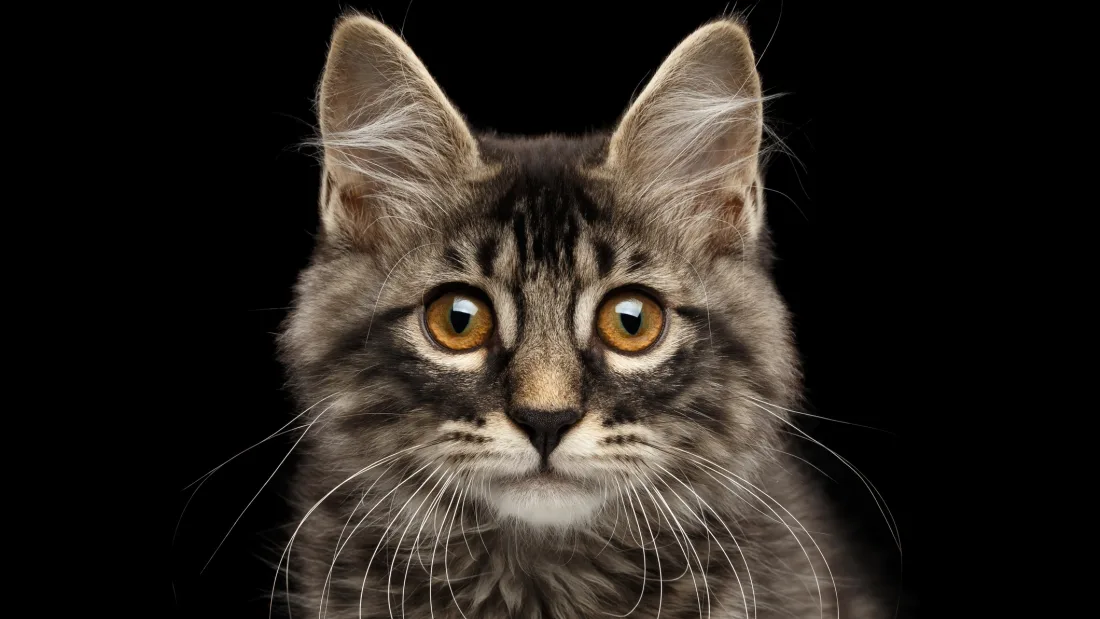
#> input picture Pillow/ImageOpen/cat.webp, 1100 x 619 px
$ python hopper.py
#> lines starting #> are read from the running program, lines starting #| are printed output that depends on the picture
from __future__ import print_function
from PIL import Image, ImageColor, ImageFiler

im = Image.open("cat.webp").convert("L")
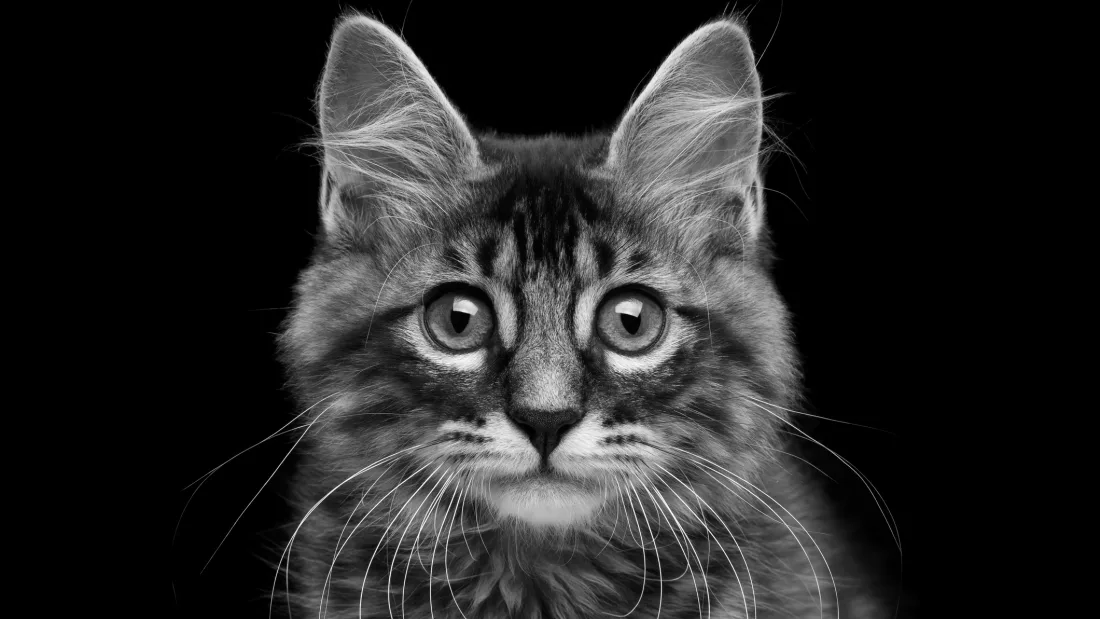
#> im: PIL image 1100x619 L; min 0, max 252, mean 37.3
print(im.format, im.size, im.mode)
#| None (1100, 619) L
im.filter

# im.rotate(45).show()
im.show()

$ run again, with Pillow/ImageOpen/hopper.jpg saved as Pillow/ImageOpen/cat.webp
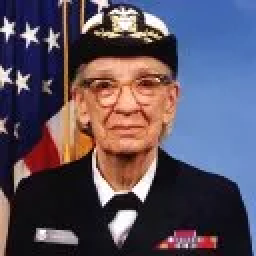
#> input picture Pillow/ImageOpen/hopper.jpg, 128 x 128 px (shown 2 times larger)
#> `im = Image.open("cat.webp").convert("L")`:
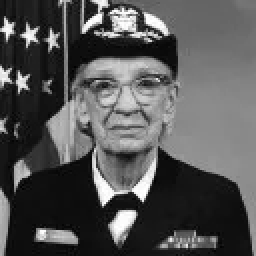
#> im: PIL image 128x128 L (shown 2 times larger); min 0, max 255, mean 84.7
#| None (128, 128) L
